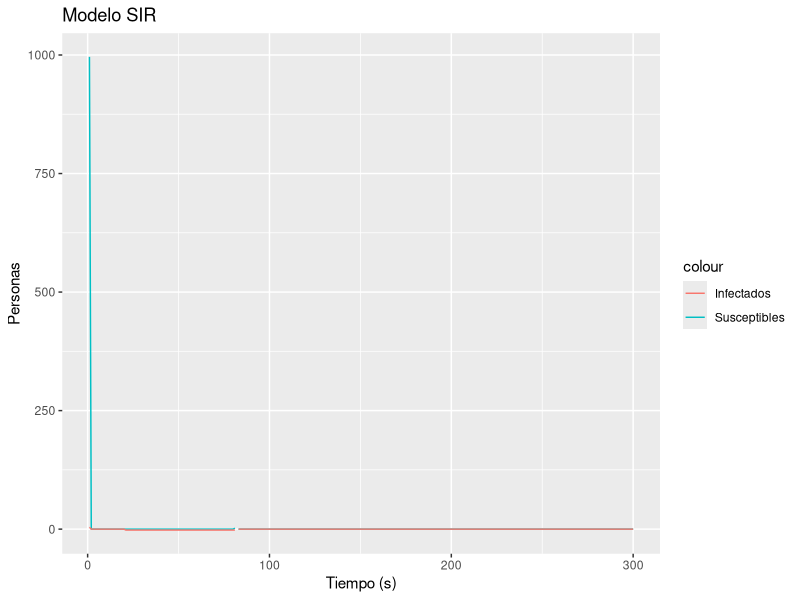

Here is the R script that generated this plot:

library(data.table)
library(ggplot2)

dias <- 300
t <- 1:dias

dias_incubacion <- 5
dias_infeccion <- 14
dias_inmunidad <- 60

N <- 1000
S <- rep(0, dias)
E <- rep(0, dias_incubacion+1)
I_sint <- rep(0, dias_infeccion+1)
IS_cuarentena <- rep(0, dias_infeccion+1)
I_asint <- rep(0, dias_infeccion+1)
I <- rep(0, dias) # E + I_sint + I_asint
R <- rep(0, dias_inmunidad+1)

E[1] <- 4
I[1] <- E[1] + I_sint[1] + I_asint[1]
S[1] <- N - I[1]

# probabilidades
prob_infectarse <- 0.05
prob_sintomatico <- 0.7
prob_cuarentena_sint <- 0.9
prob_recuperarse <- 0.95

# Rango de personas con las que alguien interactua
mean_interactions <- 5
stdDesv_interactions <- 2

for( i in 2:dias ) {
  # Estamos procesando el dia i
  aux <- i
  # Pasar de susceptible a infectado
  p_encuentro_infectivo <- (I[i]-sum(IS_cuarentena))/(I[i]-sum(IS_cuarentena)+S[i]+sum(R))
  if( is.na(S[i]) )
    break
  if( S[i] != 0 ) {
    interacciones <- abs(floor(rnorm(S[i], mean_interactions, stdDesv_interactions)))
    contagios <- rep(0, S[i])
    for( j in seq(S[i]) ) {
      contagios[j] <- min(1, rbinom(1, interacciones[j], p_encuentro_infectivo*prob_infectarse))
    }
    #cat("", fill = TRUE)
    infected <- sum(contagios)
  }
  else  {
    infected <- 0
  }
  
  # Nuevas personas incubando
  E <- shift(E, n=1, fill=0)
  E[1] <- infected
  
  # Las que dejaron de incubar pasan a infectados
  muestran_sintomas <- sum(rbinom(E[dias_incubacion+1], 1, prob_sintomatico))
  
  I_sint <- shift(I_sint, n=1, fill=0)
  I_asint <- shift(I_asint, n=1, fill=0)
  I_sint[1] <- muestran_sintomas
  I_asint[1] <- E[dias_incubacion+1] - muestran_sintomas
  
  # Los que tienen sintomas pueden pasar a cuarentena
  entran_cuarentena <- sum(rbinom(muestran_sintomas, 1, prob_cuarentena_sint))
  IS_cuarentena[1] <- entran_cuarentena
  I_sint[1] <- I_sint[1] - entran_cuarentena
  
  # Los que se recuperan pueden pasar a recuperarse
  recovered <- sum(rbinom(I_sint[dias_infeccion+1]+I_asint[dias_infeccion+1]+
                            IS_cuarentena[dias_infeccion+1], 1, prob_recuperarse))
  
  R <- shift(R, n=1, fill=0)
  R[1] <- recovered
  
  # Los que pierden inmunidad vuelven a los susceptibles
  S[i+1] <- S[i]-infected+R[dias_inmunidad+1]
  I[i+1] <- I[i]+infected-(I_sint[dias_infeccion+1]+I_asint[dias_infeccion+1]+
                             IS_cuarentena[dias_infeccion+1])
}

p <- ggplot() +
  geom_line(aes(x=t, y=S, color='Susceptibles')) +
  geom_line(aes(x=t, y=I, color='Infectados')) +
  xlab('Tiempo (s)') +
  ylab('Personas') +
  labs(title = 'Modelo SIR')

p